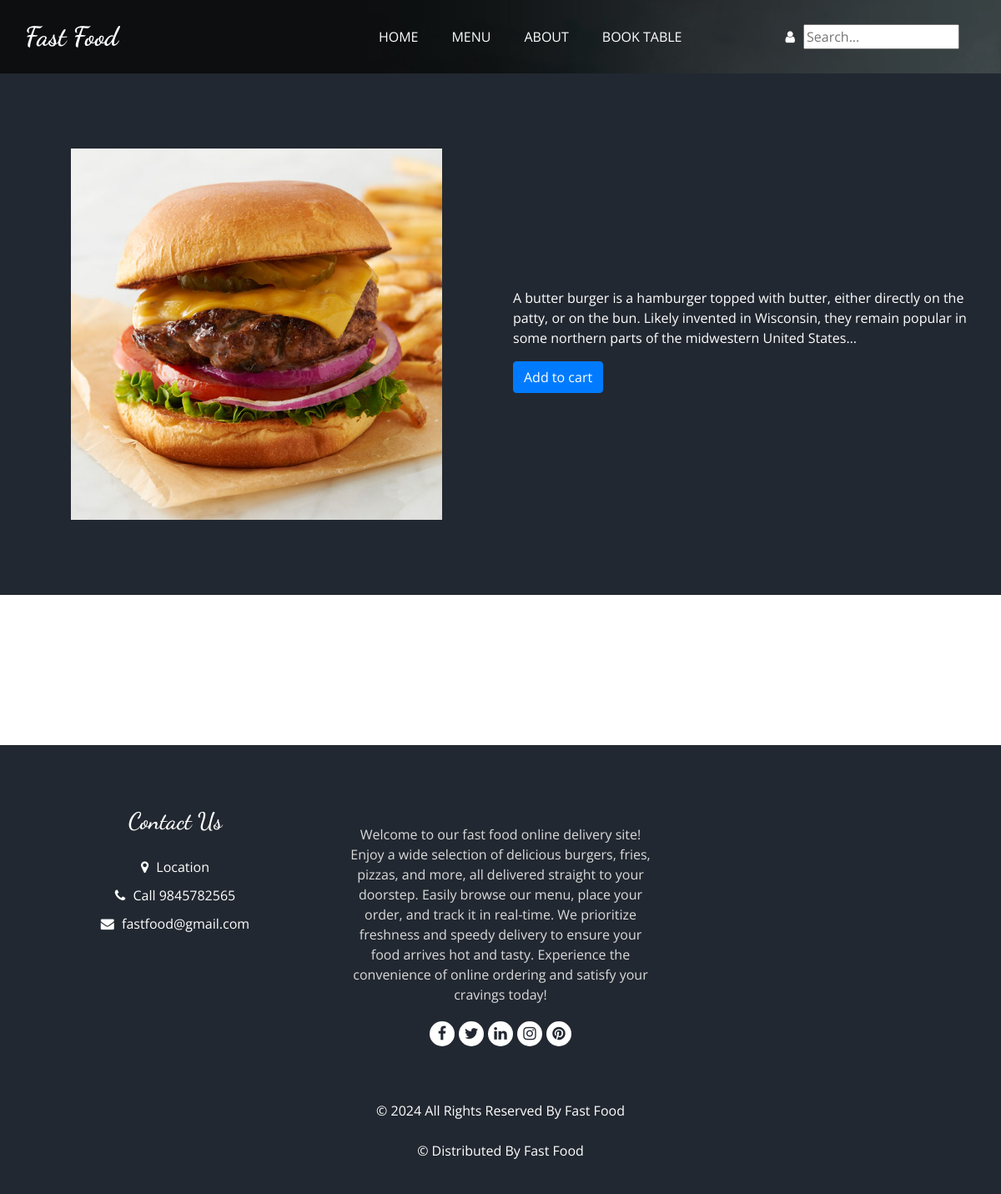
Before: /details/1 with the older database file.
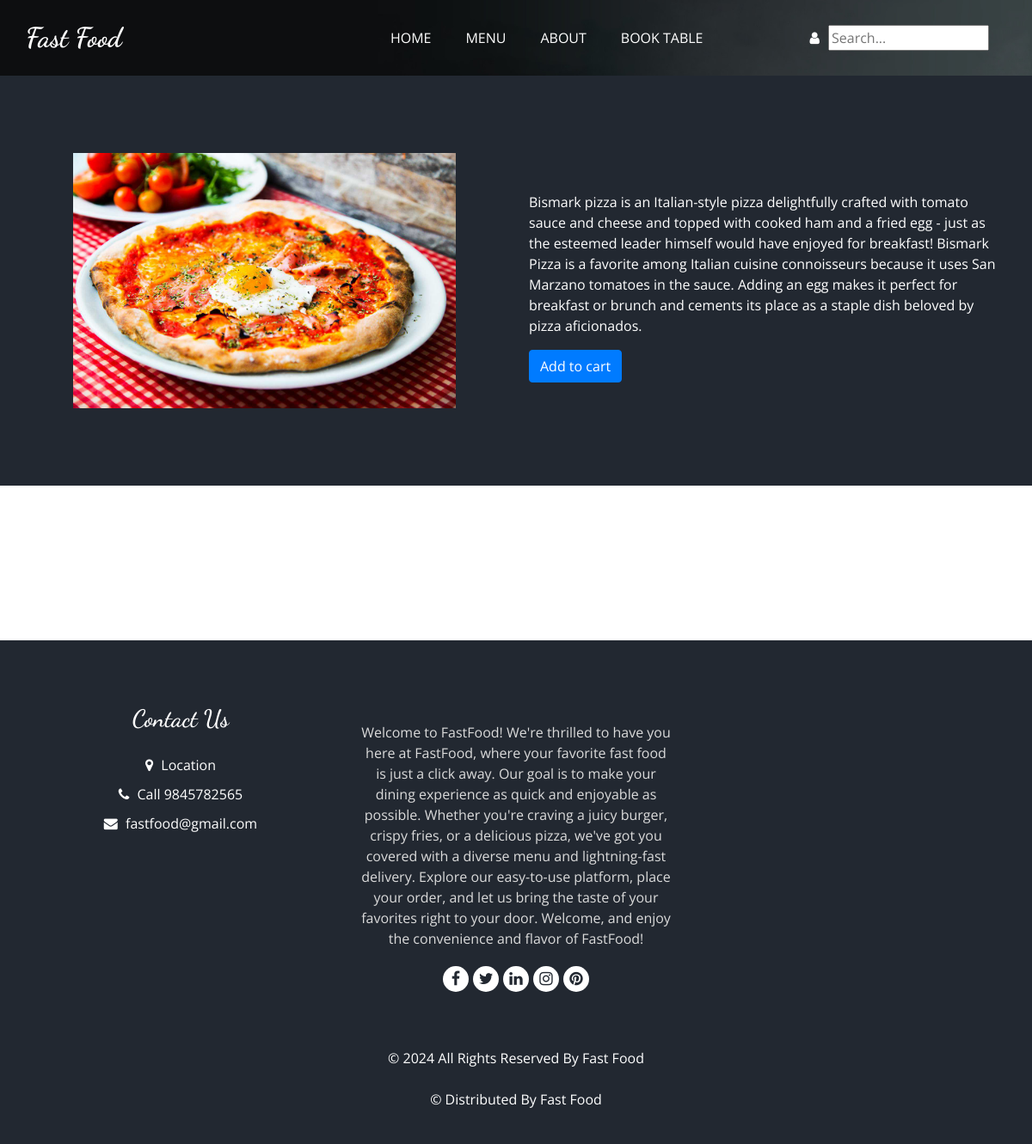
After: the same page with the newer database file.
### food/models.py (models this page shows, shortened)
class MenuItem(models.Model):
    restaurant = models.ForeignKey(Restaurant, on_delete=models.CASCADE, related_name='menu_items')
    name = models.CharField(max_length=100)
    description = models.TextField()
    price = models.DecimalField(max_digits=10, decimal_places=2)
    available = models.BooleanField(default=True)
    image1 = models.ImageField(upload_to='menu_images/', null=True, blank=True)
    image2 = models.ImageField(upload_to='menu_images/', null=True, blank=True)
    image3 = models.ImageField(upload_to='menu_images/', null=True, blank=True)
    created_at = models.DateTimeField(auto_now=True)

class SystemSetting(models.Model):
    name = models.CharField(max_length=150)
    address = models.CharField(max_length=250)
    slogan = models.CharField(max_length=300)
    about = models.TextField(blank=True,null=True)
    email = models.EmailField()
    phone = models.CharField(max_length=15)
    logo = models.ImageField(upload_to='sys')
    location = models.URLField(blank=True,null=True)
    youtube = models.URLField(blank=True,null=True)
    instagram = models.URLField(blank=True,null=True)

### food/views.py (the view)
# urls.py: path('details/<int:id>',views.Detail, name="details"),
def Detail(request,id):
    food = get_object_or_404(MenuItem, id=id)
    return render(request,'details.html',{'food':food})

### food/context_processors.py (called while the page is built)
def System(request):
    sys = SystemSetting.objects.first()
    return {'sys':sys}

def OfferView(request):
    offers = Offer.objects.filter(status = True)[:4]
    for off in offers:
        discounted_price = off.food.price * (Decimal(1) - Decimal(off.discount) / Decimal(100))
        off.discounted_price = round(discounted_price, 2)
    return {'offers':offers}

### templates/details.html (shortened to what this page needs)
{% extends "master.html" %}
{% block content %}
{% include "header2.html" %}
<section class="about_section layout_padding">
    <div class="container  ">
      <div class="row">
        <div class="col-md-6 ">
          <div class="img-box">
            <img src="{{food.image1.url}}" alt="">
          </div>
        </div>
        <div class="col-md-6">
          <div class="detail-box">
            <p>
              {{food.description}}
            </p>
          </div>
          <div>
            <a href="{% url 'add_to_order' food.id %}"><button class="btn btn-primary"> Add to cart </button></a>
          </div>
        </div>
      </div>
    </div>
  </section>
  <section class="book_section layout_padding">
  </section>
{% endblock content %}

### templates/master.html (shortened to what this page needs)
{% load static %}
<!DOCTYPE html>
<html>
<head>
  <link rel="stylesheet" type="text/css" href="{% static "css/bootstrap.css" %}" />
  <link rel="stylesheet" type="text/css" href="https://cdnjs.cloudflare.com/ajax/libs/OwlCarousel2/2.3.4/assets/owl.carousel.min.css" />
  <link rel="stylesheet" href="https://cdnjs.cloudflare.com/ajax/libs/jquery-nice-select/1.1.0/css/nice-select.min.css" />
  <link href="{% static "css/font-awesome.min.css" %}" rel="stylesheet" />
  <link href="{% static "css/style.css" %}" rel="stylesheet" />
  <link href="{% static "css/responsive.css" %}" rel="stylesheet" />
  <link href="{% static "css/drop.css" %}" rel="stylesheet" />
</head>
<body>
{% block content %}
{% endblock content %}
  <footer class="footer_section">
    <div class="container">
      <div class="row">
        <div class="col-md-4 footer-col">
          <div class="footer_contact">
            <h4>
              Contact Us
            </h4>
            <div class="contact_link_box">
              <a href="">
                <i class="fa fa-map-marker" aria-hidden="true"></i>
                <span>
                  Location
                </span>
              </a>
              <a href="">
                <i class="fa fa-phone" aria-hidden="true"></i>
                <span>
                  Call {{sys.phone}}
                </span>
              </a>
              <a href="">
                <i class="fa fa-envelope" aria-hidden="true"></i>
                <span>
                  {{sys.email}}
                </span>
              </a>
            </div>
          </div>
        </div>
        <div class="col-md-4 footer-col">
          <div class="footer_detail">
            <p>
              {{sys.about}}
            </p>
            <div class="footer_social">
              <a href="">
                <i class="fa fa-facebook" aria-hidden="true"></i>
              </a>
              <a href="">
                <i class="fa fa-twitter" aria-hidden="true"></i>
              </a>
              <a href="">
                <i class="fa fa-linkedin" aria-hidden="true"></i>
              </a>
              <a href="">
                <i class="fa fa-instagram" aria-hidden="true"></i>
              </a>
              <a href="">
                <i class="fa fa-pinterest" aria-hidden="true"></i>
              </a>
            </div>
          </div>
        </div>
      </div>
      <div class="footer-info">
        <p>
          &copy; <span id="displayYear"></span> All Rights Reserved By
          <a href="">{{sys.name}}</a><br><br>
          &copy;  Distributed By
          <a href="" target="_blank">{{sys.name}}</a>
        </p>
      </div>
    </div>
  </footer>
</body>
</html>

### templates/header2.html (shortened to what this page needs)
{% load static %}
<body class="sub_page">
  <div class="hero_area">
    <div class="bg-box">
      <img src="{% static "images/hero-bg.jpg" %}" alt="">
    </div>
    <header class="header_section">
      <div class="container">
        <nav class="navbar navbar-expand-lg custom_nav-container ">
          <a class="navbar-brand" href="{% url 'home'%}">
            <span>
              {{sys.name}}
            </span>
          </a>
          <div class="collapse navbar-collapse" id="navbarSupportedContent">
            <ul class="navbar-nav  mx-auto ">
              <li class="nav-item">
                <a class="nav-link" href="{% url 'home'%}">Home </a>
              </li>
              <li class="nav-item ">
                <a class="nav-link" href="{% url 'menu'%}">Menu <span class="sr-only">(current)</span> </a>
              </li>
              <li class="nav-item">
                <a class="nav-link" href="{% url 'about'%}">About</a>
              </li>
              <li class="nav-item">
                <a class="nav-link" href="{% url 'restaurant'%}">Book Table</a>
              </li>
            </ul>
            <div class="user_option">
              <div class="user-menu">
                <a href="#" class="user_link">
                  {% if user.is_authenticated %}
                    {% if user.profile and user.profile.url %}
                      <img src="{{ user.profile.url }}" height="30px" width="30px" class="rounded-circle" height="100" width="100">
                    {% else %}
                      <i class="fa fa-user" aria-hidden="true"></i>
                    {% endif %}
                    {% else %}
                  <i class="fa fa-user" aria-hidden="true"></i>
                  {% endif %}
              </div>
              <form class="form-inline" method="GET" action="{% url 'menu' %}">
                <input type="text" name="search" value="{{ search }}" placeholder="Search...">
              </form>
            </div>
          </div>
        </nav>
      </div>
    </header>
  </div>

Changed rows visible on the page:
changed SystemSetting "Fast Food": about "Welcome to our fast food online delivery site! Enjoy a wide selection of delicious burgers, fries, pizzas, and more, all delivered straight to your doorstep. Easily browse our menu, place your order, and track it in real-time. We prioritize freshness and speedy delivery to ensure your food arrives hot and tasty. Experience the convenience of online ordering and satisfy your cravings today!" → "Welcome to FastFood! We're thrilled to have you here at FastFood, where your favorite fast food is just a click away. Our goal is to make your dining experience as quick and enjoyable as possible. Whether you're craving a juicy burger, crispy fries, or a delicious pizza, we've got you covered with a diverse menu and lightning-fast delivery. Explore our easy-to-use platform, place your order, and let us bring the taste of your favorites right to your door. Welcome, and enjoy the convenience and flavor of FastFood!"
changed MenuItem: image1: a different picture; description "A butter burger is a hamburger topped with butter, either directly on the patty, or on the bun. Likely invented in Wisconsin, they remain popular in some northern parts of the midwestern United States…" → "Bismark pizza is an Italian-style pizza delightfully crafted with tomato sauce and cheese and topped with cooked ham and a fried egg - just as the esteemed leader himself would have enjoyed for breakfast! Bismark Pizza is a favorite among Italian cuisine connoisseurs because it uses San Marzano tomatoes in the sauce. Adding an egg makes it perfect for breakfast or brunch and cements its place as a staple dish beloved by pizza aficionados."
